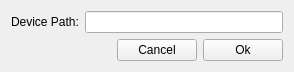
<?xml version="1.0" encoding="UTF-8"?>
<ui version="4.0">
 <class>CreateJoystickWidget</class>
 <widget class="QWidget" name="CreateJoystickWidget">
  <property name="geometry">
   <rect>
    <x>0</x>
    <y>0</y>
    <width>294</width>
    <height>69</height>
   </rect>
  </property>
  <property name="windowTitle">
   <string>Form</string>
  </property>
  <layout class="QVBoxLayout" name="verticalLayout_2">
   <item>
    <layout class="QHBoxLayout" name="horizontalLayout">
     <item>
      <widget class="QLabel" name="label">
       <property name="text">
        <string>Device Path:</string>
       </property>
      </widget>
     </item>
     <item>
      <widget class="QLineEdit" name="devicePathLineEdit"/>
     </item>
    </layout>
   </item>
   <item>
    <layout class="QVBoxLayout" name="verticalLayout">
     <item>
      <spacer name="verticalSpacer">
       <property name="orientation">
        <enum>Qt::Vertical</enum>
       </property>
       <property name="sizeHint" stdset="0">
        <size>
         <width>20</width>
         <height>40</height>
        </size>
       </property>
      </spacer>
     </item>
     <item>
      <layout class="QHBoxLayout" name="horizontalLayout_2">
       <item>
        <spacer name="horizontalSpacer">
         <property name="orientation">
          <enum>Qt::Horizontal</enum>
         </property>
         <property name="sizeHint" stdset="0">
          <size>
           <width>40</width>
           <height>20</height>
          </size>
         </property>
        </spacer>
       </item>
       <item>
        <widget class="QPushButton" name="cancelPushButton">
         <property name="text">
          <string>Cancel</string>
         </property>
        </widget>
       </item>
       <item>
        <widget class="QPushButton" name="okPushButton">
         <property name="text">
          <string>Ok</string>
         </property>
        </widget>
       </item>
      </layout>
     </item>
    </layout>
   </item>
  </layout>
 </widget>
 <resources/>
 <connections/>
</ui>
